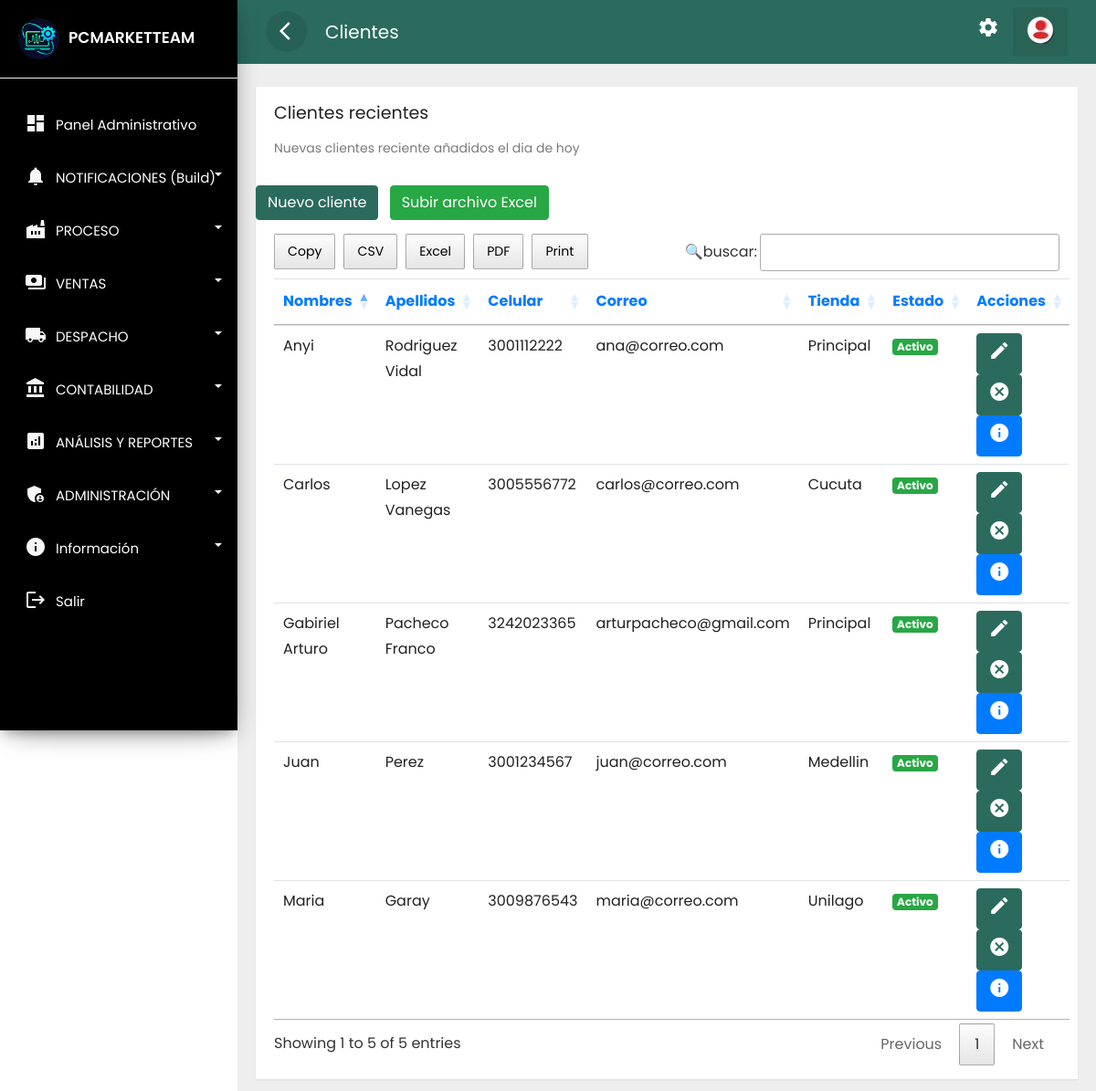
The page /clientes/mostrar.php (signed in) on the database its author committed.
### tables this page shows
CREATE TABLE `clientes` (
  `idclie` int NOT NULL,
  `numid` char(50) NOT NULL,
  `nomcli` text NOT NULL,
  `apecli` text NOT NULL,
  `naci` date NOT NULL DEFAULT '1900-01-01',
  `correo` text NOT NULL,
  `celu` char(10) NOT NULL,
  `estad` varchar(15) NOT NULL,
  `fere` timestamp NOT NULL DEFAULT CURRENT_TIMESTAMP,
  `dircli` text,
  `ciucli` text,
  `idsede` text
);

### public_html/clientes/mostrar.php (the view, shortened to what this page needs)
<?php if(isset($_SESSION['id'])) { ?>
<!doctype html>
<html lang="es">
<head>
    <link rel="stylesheet" href="../assets/css/bootstrap.min.css">
    <link rel="stylesheet" href="../assets/css/custom.css">
    <link rel="stylesheet" href="../assets/css/loader.css">
    <link rel="stylesheet" type="text/css" href="../assets/css/datatable.css">
    <link rel="stylesheet" type="text/css" href="../assets/css/buttonsdataTables.css">
    <link rel="stylesheet" type="text/css" href="../assets/css/font.css">
</head>
<body>
    <div class="wrapper">
        <?php    include_once '../layouts/nav.php';  include_once '../layouts/menu_data.php';    ?>
        <nav id="sidebar">
            <div class="sidebar-header">
                <h3><img src="../assets/img/favicon.webp" class="img-fluid"><span>PCMARKETTEAM</span></h3>
            </div>
        </nav>
        <div id="content">
            <div class="top-navbar">
                <nav class="navbar navbar-expand-lg">
                    <div class="container-fluid">
                        <button type="button" id="sidebarCollapse" class="d-xl-block d-lg-block d-md-mone d-none">
                            <span class="material-icons">arrow_back_ios</span>
                        </button>
                        <a class="navbar-brand" href="#"> Clientes </a>
                        <div class="collapse navbar-collapse d-lg-block d-xl-block d-sm-none d-md-none d-none"
                            id="navbarSupportedContent">
                            <ul class="nav navbar-nav ml-auto">
                                <li class="nav-item">
                                    <a class="nav-link" href="../cuenta/configuracion.php">
                                        <span class="material-icons">settings</span>
                                    </a>
                                </li>
                                <li class="dropdown nav-item active">
                                    <a href="#" class="nav-link" data-toggle="dropdown">
                                        <img src="../assets/img/reere.webp">
                                    </a>
                                </li>
                            </ul>
                        </div>
                    </div>
                </nav>
            </div>
            <div class="main-content">
                <div class="row ">
                    <div class="col-lg-12 col-md-12">
                        <div class="card" style="min-height: 485px">
                            <div class="card-header card-header-text">
                                <h4 class="card-title">Clientes recientes</h4>
                                <p class="category">Nuevas clientes reciente añadidos el dia de hoy</p>
                            </div>
                            <br>
                            <a href="../clientes/nuevo.php" class="btn btn-danger text-white">Nuevo cliente</a>
                            <a href="../clientes/importar.php" class="btn btn-success text-white ml-2">Subir archivo Excel</a>
                            <br>
                            <div class="card-content table-responsive">
                                <?php
                                require '../../config/ctconex.php';
                                $sentencia = $connect->prepare("SELECT * FROM clientes order BY nomcli DESC;");
                                $sentencia->execute();
                                $data =  array();
                                if($sentencia){
                                while($r = $sentencia->fetchObject()){
                                    $data[] = $r;
                                }
                                }
                                ?>
                                <?php if(count($data)>0):?>
                                <table class="table table-hover" id="example">
                                    <thead class="text-primary">
                                        <tr>
                                            <th>Nombres</th>
                                            <th>Apellidos</th>
                                            <th>Celular</th>
                                            <th>Correo</th>
                                            <th>Tienda</th>
                                            <th>Estado</th>
                                            <th>Acciones</th>
                                        </tr>
                                    </thead>
                                    <tbody>
                                        <?php foreach($data as $g):?>
                                        <tr>
                                            <td><?php echo  $g->nomcli; ?></td>
                                            <td><?php echo  $g->apecli; ?></td>
                                            <td><?php echo  $g->celu; ?></td>
                                            <td><?php echo  $g->correo; ?></td>
                                            <td><?php echo  $g->idsede; ?></td>
                                            <td><?php    if($g->estad =='Activo')  { ?>
                                                <span class="badge badge-success">Activo</span>
                                                <?php  }   else {?>
                                                <span class="badge badge-danger">Inactivo</span>
                                                <?php  } ?>
                                            </td>
                                            <td>
                                                <?php    if($g->estad =='Activo')  { ?>
                                                <a class="btn btn-warning text-white"
                                                    href="../clientes/actualizar.php?id=<?php echo  $g->idclie; ?>"><i
                                                        class='material-icons' data-toggle='tooltip'
                                                        title='editar'>edit</i></a>
                                                <a class="btn btn-danger text-white"
                                                    href="../clientes/eliminar.php?id=<?php echo  $g->idclie; ?>"><i
                                                        class='material-icons' data-toggle='tooltip'
                                                        title='cancelar'>cancel</i></a>
                                                <a class="btn btn-primary text-white"
                                                    href="../clientes/informacion.php?id=<?php echo  $g->idclie; ?>"><i
                                                        class='material-icons' data-toggle='tooltip'
                                                        title='crear'>info</i></a>
                                                <?php  } ?>
                                            </td>
                                        </tr>
                                        <?php endforeach; ?>
                                    </tbody>
                                </table>
                                <?php endif; ?>
                            </div>
                        </div>
                    </div>
                </div>
            </div>
        </div>
    </div>
</body>
</html>
<?php }else{
    header('Location: ../error404.php');
 } ?>

### public_html/assets/css/custom.css (style rules this page uses)
body, html { line-height: 1.8; font-family: 'Poppins', sans-serif; color: #555e58; text-transform:none; text-rendering: optimizeLegibility !important; -webkit-font-smoothing: antialiased !important; font-weight: 400; margin:0px; padding:0px; }
h1, h2, h3, h4, h5, h6, .h1, .h2, .h3, .h4 { font-weight: 400; line-height: 1.5em; }
p { font-size: 15px; margin: 12px 0 0; line-height: 24px; }
button { cursor:pointer; }
ul, ol { padding: 0; margin:0px; list-style: none; }
.wrapper { position: relative; width:100%; overflow:auto; }
#sidebar { position:fixed; height:100vh!important; top: 0; bottom: 0; left: 0; z-index:11; width: 260px; overflow:auto; transition:all 0.3s ; background: black; box-shadow: 0 10px 30px -12px rgb(0 0 0 / 42%), 0 4px 25px 0px rgb(0 0 0 / 12%), 0 8px 10px -5px rgb(0 0 0 / 20%); }
#sidebar .sidebar-header { padding:20px; background-color:black; border-bottom:1px solid #eee; }
.sidebar-header h3 { color:white; font-size:17px; margin:0px; text-transform:none; transition:all 0.5s ease; font-weight:600; }
.sidebar-header h3 img { width:45px; margin-right:10px; }
#content { position: relative; transition: all 0.3s; background-color: #EEEEEE; }
.top-navbar { width:100%; z-index:9; position:relative; }
.main-content { padding:10px 20px 0px 20px; position: relative; width: 100%; }
.navbar { background-color: #2B6B5D; color: #FFFFFF; }
.navbar-brand { color: #FFFFFF; }
.navbar button { background-color:transparent; border:none; }
.navbar button span { color:#fff; }
#sidebarCollapse { border-radius:50%; width:45px; height:45px; text-align:center; line-height:45px; margin-right:20px; border:none; color: #FFFFFF; background-color: rgba(0, 0, 0, 0.09); }
#sidebarCollapse span { margin: 9px; padding: 0px; }
.navbar-nav > li.active { color: #FFFFFF; border-radius:4px; background-color: rgba(0, 0, 0, 0.08); }
.navbar-nav > li > a { color: #FFFFFF; }
.navbar-nav li a { position: relative; display: block; padding: 10px 15px!important; }
.card { margin: 10px 0; }
.card { border-radius: 0px!important; }
.card { display: inline-block; position: relative; border:none!important; width: 100%; margin:15px 0; box-shadow: 0 1px 2px rgb(0 0 0 / 8%); border-radius: 6px; color: rgba(0,0,0, 0.87); background: #fff; }
.card .card-header { padding: 15px 20px 0; z-index: 3; background-color:#fff!important; border-bottom:none; }
.card .card-content { padding: 15px 20px; position: relative; }
.card .category:not([class*="text-"]) { color: #7b7b7b; font-size: 14px; font-weight: 400; }
.card .card-title:not(.card-calendar .card-title) { margin-top: 0; margin-bottom: 5px; }
.card .card-header-text h4 { margin-top: 0; margin-bottom: 3px; font-size:19px; font-weight: 400; color: #222222; text-decoration: none; }
.table > thead > tr > th { border-bottom-width: 1px; font-size: 16px; font-weight: 400; }
@media only screen and (min-width:992px) { #content { width: calc(100% - 260px); position: relative; float: right; transition: all 0.3s; background-color: #EEEEEE; } }

### rows shown on the page
clientes: nomcli "Maria", apecli "Garay", celu "3009876543", correo "maria@correo.com", idsede "Unilago", estad "Activo"
clientes: nomcli "Juan", apecli "Perez", celu "3001234567", correo "juan@correo.com", idsede "Medellin", estad "Activo"
clientes: nomcli "Gabiriel Arturo", apecli "Pacheco Franco", celu "3242023365", correo "arturpacheco@gmail.com", idsede "Principal", estad "Activo"
clientes: nomcli "Carlos", apecli "Lopez Vanegas", celu "3005556772", correo "carlos@correo.com", idsede "Cucuta", estad "Activo"
clientes: nomcli "Anyi", apecli "Rodriguez Vidal", celu "3001112222", correo "ana@correo.com", idsede "Principal", estad "Activo"

### other values the page prints
$label "Panel Administrativo"
$label "NOTIFICACIONES (Build)"
$label "PROCESO"
$label "VENTAS"
$label "DESPACHO"
$label "CONTABILIDAD"
$label "ANÁLISIS Y REPORTES"
$label "ADMINISTRACIÓN"
$label "Información"
$label "Salir"
